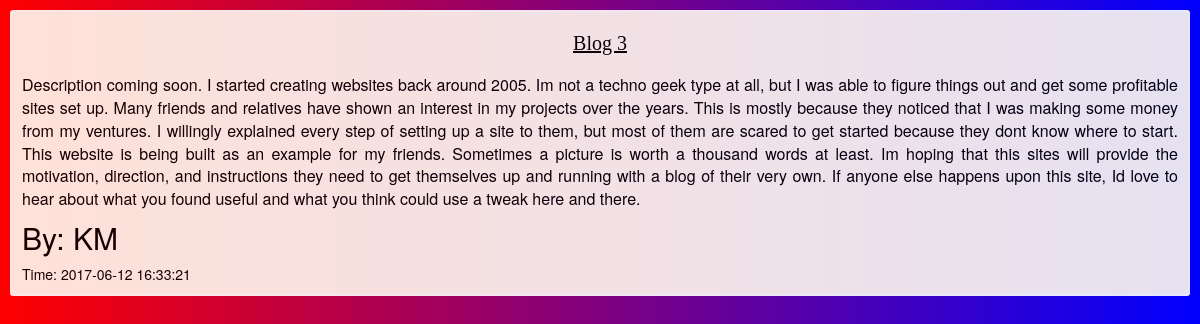
/read-more.php?bid=3, run on the app's committed database.
### tables this page shows
CREATE TABLE `blog` (
  `bid` int(11) NOT NULL,
  `uid` int(11) NOT NULL,
  `name` varchar(50) NOT NULL,
  `title` varchar(100) NOT NULL,
  `description` varchar(2000) DEFAULT NULL,
  `Timestamp` datetime NOT NULL DEFAULT CURRENT_TIMESTAMP,
  `published` tinyint(1) NOT NULL DEFAULT '0'
);

### read-more.php (the view, shortened to what this page needs)
<?php include'header.php';?>
<!DOCTYPE html>
<html>
<head>
</head>
<body>
<?php
	$conn = new mysqli('localhost','root','','mydb');
	$bid=$_GET['bid'];
	$result = $conn->query("select * from blog where bid='$bid' and published=1");
	$row = $result->fetch_assoc();
	echo"<div class=blog style='height:auto; margin:10px'>
		<h1><p class='blog-title'><u>".$row['title']."</u></p></h1>
		<p class=des>".$row['description']."</p>
		<h2>By: ".$row['name']."</h2>
		<p>Time: ".$row['Timestamp']."</p></div>";
?>
<div id="disqus_thread" class="col-sm-12"></div>
</body>
</html>

### style.css (style rules this page uses)
body { background: linear-gradient(to right, #FF0000 , #0000FF); color:white }
h1 { text-align:center; color:white; }
p,h4,h3,h2 { padding:10px; margin:0; padding-top:0; }
.blog { background-color:floralwhite; border-radius:3px; border:2px solid white; overflow:auto; height:200px; opacity:0.9; }
.des { text-align:justify; font-size:16px; }
.blog-title { font-size:20px; color:black; font-family:fantasy; }

### read-more.php (style rules this page uses)
h1,body { color:black; }
.blog { margin-top:20px; }

### data on the page
blog: title "Blog 3", description "Description coming soon. I started creating websites back around 2005. Im not a techno geek type at all, but I was able to figure things out and get some profitable sites set up. Many friends and relatives have shown an interest in my projects over the years. This is mostly because they noticed that I was making some money from my ventures. I willingly explained every step of setting up a site to them, but most of them are scared to get started because they dont know where to start. This website is being built as an example for my friends. Sometimes a picture is worth a thousand words at least. Im hoping that this sites will provide the motivation, direction, and instructions they need to…", name "KM", Timestamp "2017-06-12 16:33:21"
